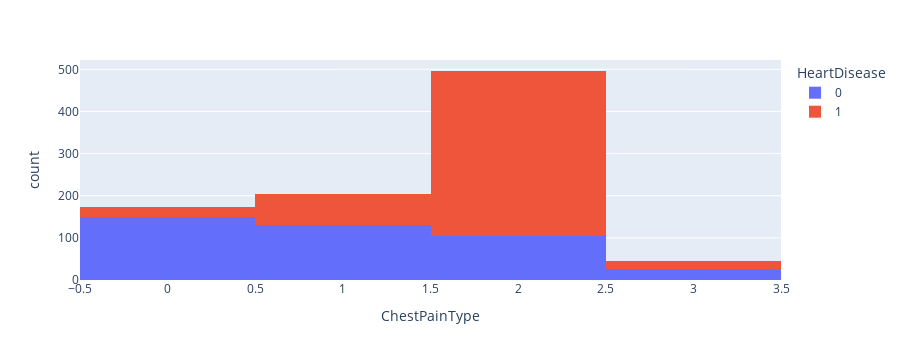

The cell this chart's notebook holds for it:
### Code cell
px.histogram(heart_df, x = "ChestPainType" , color = "HeartDisease")

### Figure 1 — Plotly figure (JSON) as saved in the notebook; plotly's stock layout.template omitted (floating-point values rounded to 4 significant figures; data arrays with more than 128 entries replaced by an {"elided": "..."} marker saying what was removed)
{"data": [{"alignmentgroup": "True", "bingroup": "x", "hovertemplate": "HeartDisease=0<br>ChestPainType=%{x}<br>count=%{y}<extra></extra>", "legendgroup": "0", "marker": {"color": "#636efa", "pattern": {"shape": ""}}, "name": "0", "offsetgroup": "0", "orientation": "v", "showlegend": true, "type": "histogram", "x": {"elided": "410 int values"}, "xaxis": "x", "yaxis": "y"}, {"alignmentgroup": "True", "bingroup": "x", "hovertemplate": "HeartDisease=1<br>ChestPainType=%{x}<br>count=%{y}<extra></extra>", "legendgroup": "1", "marker": {"color": "#EF553B", "pattern": {"shape": ""}}, "name": "1", "offsetgroup": "1", "orientation": "v", "showlegend": true, "type": "histogram", "x": {"elided": "508 int values"}, "xaxis": "x", "yaxis": "y"}], "layout": {"barmode": "relative", "height": 360, "legend": {"title": {"text": "HeartDisease"}, "tracegroupgap": 0}, "margin": {"t": 60}, "xaxis": {"anchor": "y", "autorange": true, "domain": [0, 1], "range": [-0.5, 3.5], "title": {"text": "ChestPainType"}, "type": "linear"}, "yaxis": {"anchor": "x", "autorange": true, "domain": [0, 1], "range": [0, 412.6], "title": {"text": "count"}}}}
